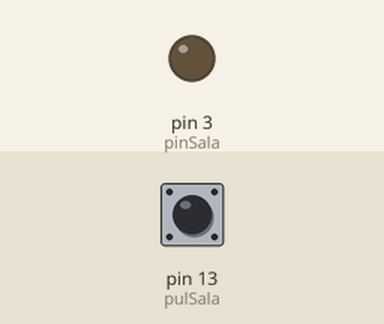
Bench run of a sketch on a simulated Arduino Uno, built with avr-gcc and run on an emulated ATmega328P. Shown: output pins drawn as LEDs (lit = HIGH). The inputs (shaded band) are chosen by the test bench; at power-on: pin 13 (pulSala) LOW.

Above: at 1.2 s.
1.3 s: pin 13 (pulSala) pulled HIGH for 0.15 s
At 2.4 s:
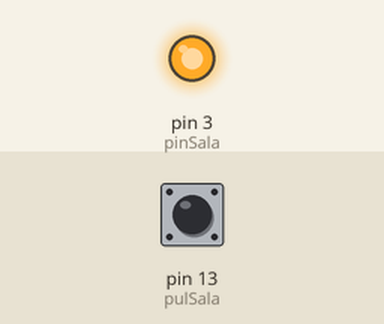
3.0 s: pin 13 (pulSala) pulled HIGH for 1 s
At 3.8 s:
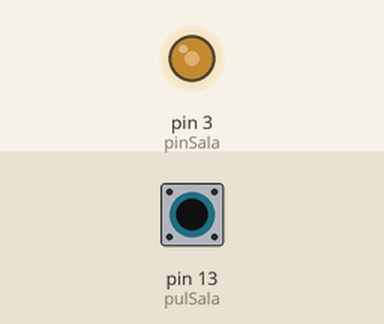
5.5 s: pin 13 (pulSala) pulled HIGH for 3.2 s
At 9.4 s:
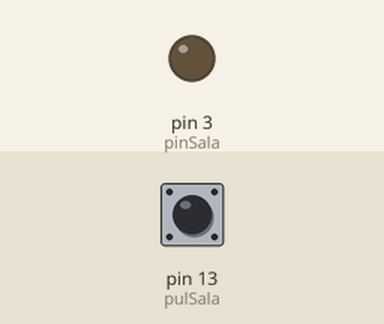
Timing chart, 0 to 10.9 s (numbered marks = the images above; inputs shaded):
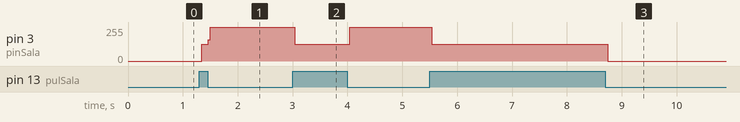

The sketch:

monolocaleRelay.ino
```cpp
int pulSala = 13;
int pinSala = 3;
int sala;
bool statoSala = false;

void setup()
{
  pinMode(pulSala, INPUT);
  pinMode(pinSala, OUTPUT);
}

void loop()
{
  sala = digitalRead(pulSala);
  if(sala == HIGH){
    digitalWrite(pinSala, statoSala);
    statoSala = !statoSala;}
 }
```

Measured:
- after the input at 1.3 s, pin 3 (pinSala): 0/255 → 126/255 at once, → 255/255 0.12 s later
- after the input at 3.0 s, pin 3 (pinSala): 255/255 → 126/255 at once, → 255/255 1.0 s later
- after the input at 5.5 s, pin 3 (pinSala): 255/255 → 126/255 at once, → 0/255 3.2 s later
